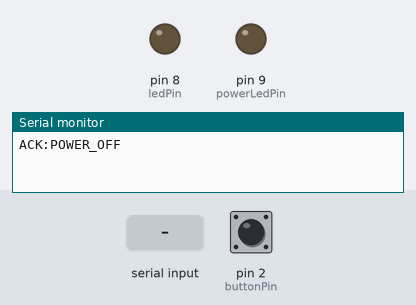
A sketch run on a simulated Arduino Uno, built with avr-gcc and run on an emulated ATmega328P. Parts: output pins drawn as LEDs (lit = HIGH), the last lines printed to the serial monitor. The inputs (shaded band) are chosen by the test bench; at power-on: pin 2 (buttonPin) HIGH. Random numbers use the default seed unless the sketch sets one.

Above: at 1.2 s.
1.3 s: "POWER_ON\n" received over Serial
At 1.9 s:
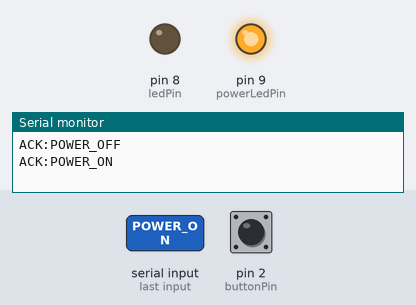
2.8 s: "POWER_OFF\n" received over Serial
At 5.0 s:
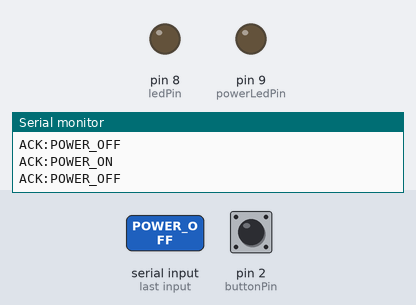
Timing chart, 0 to 6.5 s (numbered marks = the images above; inputs shaded):
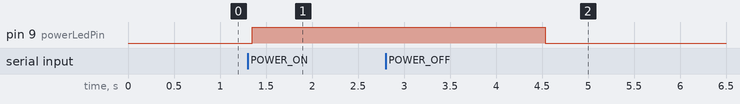

The sketch:

main.ino
```cpp
int ledPin = 8;
int buttonPin = 2;
int powerLedPin = 9; // red LED indicating power state

unsigned long startTime;
bool waitingForReaction = false;
unsigned long reactionTime = 0;
bool powered = false; // whether the device is active (start OFF by default)
String serialBuf = "";

void setup() {
  Serial.begin(9600);
  pinMode(ledPin, OUTPUT);
  // Use internal pull-up to avoid floating reads. Wire button to GND when pressed.
  pinMode(buttonPin, INPUT_PULLUP);
  pinMode(powerLedPin, OUTPUT);
  digitalWrite(powerLedPin, powered ? HIGH : LOW);
  // Explicitly announce initial power-off state
  if (!powered) {
    Serial.println("ACK:POWER_OFF");
  }
  randomSeed(analogRead(A0));
}

void loop() {
  // Check for serial commands (POWER_ON, POWER_OFF, START)
  while (Serial.available() > 0) {
    char c = Serial.read();
    if (c == '\n' || c == '\r') {
      serialBuf.trim();
      if (serialBuf.length() > 0) {
        if (serialBuf == "POWER_OFF") {
          powered = false;
          waitingForReaction = false;
          digitalWrite(ledPin, LOW);
          digitalWrite(powerLedPin, LOW);
          Serial.println("ACK:POWER_OFF");
        } else if (serialBuf == "POWER_ON") {
          powered = true;
          waitingForReaction = false;
          digitalWrite(powerLedPin, HIGH);
          Serial.println("ACK:POWER_ON");
        } else if (serialBuf == "START") {
          // trigger a test immediately if powered
          if (powered && !waitingForReaction) {
            digitalWrite(ledPin, LOW);
            delay(random(2000, 5000));
            digitalWrite(ledPin, HIGH);
            startTime = millis();
            waitingForReaction = true;
          }
        }
      }
      serialBuf = "";
    } else {
      serialBuf += c;
    }
  }

  if (!powered) {
    // Device is powered off — keep LED off and poll for serial
    delay(50);
    return;
  }

  // 1. Random wait before turning on LED (normal autonomous behavior)
  if (!waitingForReaction) {
    digitalWrite(ledPin, LOW);
    delay(random(2000, 5000)); // 2-5 seconds wait

    // LED ON → user must react
    digitalWrite(ledPin, HIGH);
    startTime = millis();
    waitingForReaction = true;
  }

  // 2. Wait for button press (button wired to GND with INPUT_PULLUP)
  if (waitingForReaction && digitalRead(buttonPin) == LOW) {
    // simple debounce: require it to remain LOW for ~20ms
    delay(20);
    if (digitalRead(buttonPin) == LOW) {
      reactionTime = millis() - startTime;

      // Avoid spurious 0ms readings: ignore if reactionTime is 0 (too-fast)
      if (reactionTime == 0) reactionTime = 1;

      Serial.print("REACTION:");
      Serial.println(reactionTime);

      waitingForReaction = false;
      // Wait for button release before continuing to avoid immediate retrigger
      while (digitalRead(buttonPin) == LOW) {
        delay(10);
      }
      delay(200); // cooldown
    }
  }
}
```

Measured:
- after the input at 1.3 s, pin 9 (powerLedPin): LOW → HIGH after 0.05 s
- after the input at 2.8 s, pin 9 (powerLedPin): HIGH → LOW after 1.7 s
